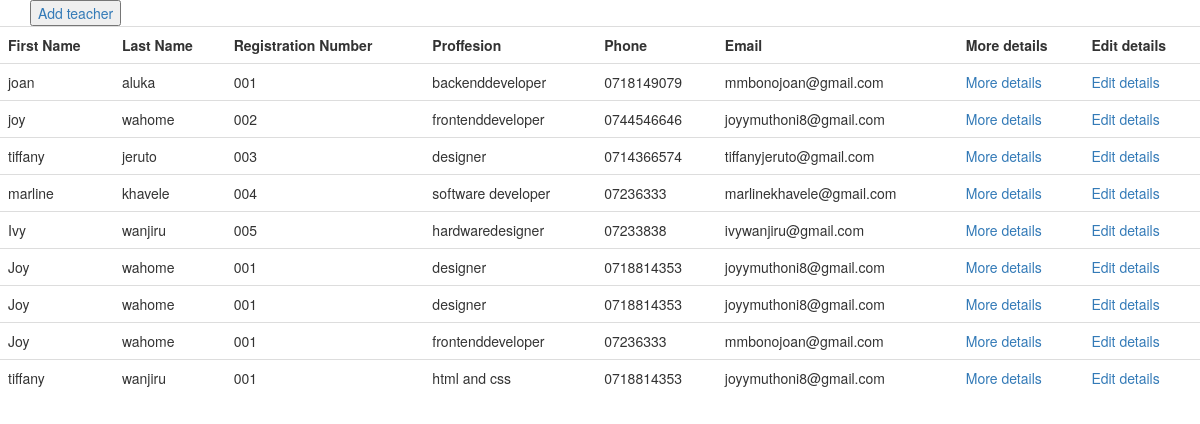
Page /teacher/list/ on the committed database.
### teacher/models.py (models this page shows, shortened)
class Teacher(models.Model):
	first_name= models.CharField(max_length=50)
	last_name = models.CharField(max_length=50)
	date_of_birth = models.DateField()
	registration_no = models.CharField(max_length=50)
	place_of_residence = models.CharField(max_length=50)
	phone_number = models.CharField(max_length=50)
	email = models.EmailField()
	id_number = models.IntegerField()
	profession = models.CharField(max_length=50)
	profile_picture = models.ImageField(upload_to="teacher_image",blank=True,null=True)

### teacher/views.py (the view)
# urls.py: path("list/",list_teachers,name="List_teachers"),
def list_teachers(request):
	teachers=Teacher.objects.all()
	return render(request,'list_teachers.html',{"teachers":teachers})

### teacher/templates/list_teachers.html (shortened to what this page needs)
<!DOCTYPE html>
<html>
<head>
	<link rel="stylesheet" href="https://maxcdn.bootstrapcdn.com/bootstrap/3.4.0/css/bootstrap.min.css">
</head>
<body>
	<table class="table">
		<div class="container">
			<button><a href="/teacher/add">Add teacher</a></button>
		<tr>
			<th>First Name</th>
			<th>Last Name</th>
			<th>Registration Number</th>
			<th>Proffesion</th>
			<th>Phone</th>
			<th>Email</th>
			<th>More details</th>
			<th>Edit details</th>
			{% for teacher in teachers%}
			<tr>
				<td>{{teacher.first_name}}</td>
				<td>{{teacher.last_name}}</td>
				<td>{{teacher.registration_no}}</td>
				<td>{{teacher.profession}}</td>
				<td>{{teacher.phone_number}}</td>
				<td>{{teacher.email}}</td>
				<td><a href="/teacher/detail/{{teacher.pk}}/">More details</a></td>
				<td><a href="/teacher/edit/{{teacher.pk}}/">Edit details</a></td>
			</tr>
			{% endfor %}
		</tr>
	</div>
	</table>
</body>
</html>

### rows in the picture
Teacher: first_name "joan", last_name "aluka", registration_no "001", profession "backenddeveloper", phone_number "0718149079", email "mmbonojoan@gmail.com"
Teacher: first_name "joy", last_name "wahome", registration_no "002", profession "frontenddeveloper", phone_number "0744546646", email "joyymuthoni8@gmail.com"
Teacher: first_name "tiffany", last_name "jeruto", registration_no "003", profession "designer", phone_number "0714366574", email "tiffanyjeruto@gmail.com"
Teacher: first_name "marline", last_name "khavele", registration_no "004", profession "software developer", phone_number "07236333", email "marlinekhavele@gmail.com"
Teacher: first_name "Ivy", last_name "wanjiru", registration_no "005", profession "hardwaredesigner", phone_number "07233838", email "ivywanjiru@gmail.com"
Teacher: first_name "Joy", last_name "wahome", registration_no "001", profession "designer", phone_number "0718814353", email "joyymuthoni8@gmail.com"
Teacher: first_name "Joy", last_name "wahome", registration_no "001", profession "designer", phone_number "0718814353", email "joyymuthoni8@gmail.com"
Teacher: first_name "Joy", last_name "wahome", registration_no "001", profession "frontenddeveloper", phone_number "07236333", email "mmbonojoan@gmail.com"
Teacher: first_name "tiffany", last_name "wanjiru", registration_no "001", profession "html and css", phone_number "0718814353", email "joyymuthoni8@gmail.com"
